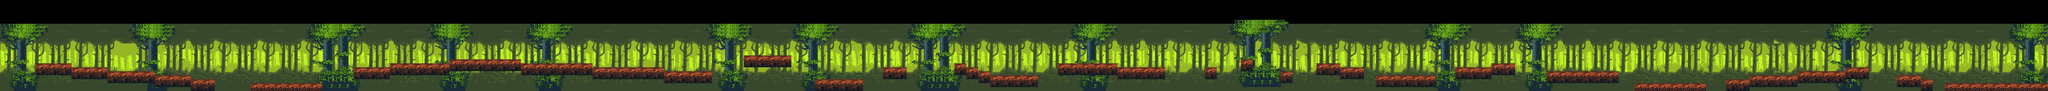

Rendered tile map (Tiled .tmx) drawn with the repository's tilesets; below, a short description and the map source with its tile grids summarised:
An orthogonal 515x23 tile map with 16x16 px tiles, 4 tile layers (Far Background, Tile Layer 2, Foregound, Ground), 5 tilesets and 83 objects (28x Acorn, 9x Snake, Death, Squirrel, top, ...).

<map version="1.9" tiledversion="1.9.1" orientation="orthogonal" renderorder="right-down" width="515" height="23" tilewidth="16" tileheight="16" infinite="0" nextlayerid="14" nextobjectid="304">
 <tileset firstgid="1" source="back.tsx" />
 <tileset firstgid="136" source="far.tsx" />
 <tileset firstgid="301" source="tileset.tsx" />
 <tileset firstgid="364" source="tilesetV2.tsx" />
 <tileset firstgid="427" source="middle.tsx" />
 <layer id="1" name="Far Background" width="515" height="23">
  <data>[11845 cells, 7676 non-empty, 135 distinct tile ids]</data>
 </layer>
 <layer id="2" name="Tile Layer 2" width="515" height="23" locked="1">
  <data>[11845 cells, 8725 non-empty, 165 distinct tile ids]</data>
 </layer>
 <layer id="6" name="Foregound" width="515" height="23">
  <data>[11845 cells, 2743 non-empty, 165 distinct tile ids]</data>
 </layer>
 <objectgroup id="4" name="Collectables">
  <object id="7" name="Acorn" x="1204.67" y="222" />
  <object id="277" name="Acorn" x="1439" y="214" />
  <object id="278" name="Acorn" x="1897" y="190" />
  <object id="279" name="Acorn" x="2353" y="228" />
  <object id="280" name="Acorn" x="2579" y="235" />
  <object id="281" name="Acorn" x="2107" y="223" />
  <object id="282" name="Acorn" x="2837" y="197" />
  <object id="283" name="Acorn" x="3545" y="226" />
  <object id="284" name="Acorn" x="3704" y="197" />
  <object id="285" name="Acorn" x="4155" y="236" />
  <object id="286" name="Acorn" x="4526" y="219" />
  <object id="287" name="Acorn" x="4807" y="211" />
  <object id="288" name="Acorn" x="4933" y="191" />
  <object id="289" name="Acorn" x="5372" y="224" />
  <object id="290" name="Acorn" x="5622" y="254" />
  <object id="291" name="Acorn" x="5531" y="249" />
  <object id="292" name="Acorn" x="5991" y="214" />
  <object id="293" name="Acorn" x="6388" y="250" />
  <object id="294" name="Acorn" x="6573" y="289" />
  <object id="295" name="Acorn" x="6734" y="299" />
  <object id="296" name="Acorn" x="6925" y="263" />
  <object id="297" name="Acorn" x="7401" y="233" />
  <object id="298" name="Acorn" x="7166" y="219" />
  <object id="299" name="Acorn" x="7799" y="296" />
  <object id="300" name="Acorn" x="7663" y="262" />
  <object id="301" name="Acorn" x="880" y="250" />
  <object id="302" name="Acorn" x="636" y="245" />
  <object id="303" name="Acorn" x="282" y="219" />
 </objectgroup>
 <layer id="12" name="Ground" width="515" height="23" offsetx="64" offsety="16">
  <data>[11845 cells, 1170 non-empty, 9 distinct tile ids]</data>
 </layer>
 <objectgroup id="7" name="Death">
  <object id="135" name="Death" x="-105.061" y="362.758" width="9080" height="30" />
 </objectgroup>
 <objectgroup id="9" />
 <objectgroup id="8" name="Player" offsetx="64" offsety="0">
  <object id="36" name="Squirrel" x="126.417" y="200.33" width="27.5" height="25.75" />
 </objectgroup>
 <objectgroup id="11" name="Ground Object">
  <object id="224" name="top" x="32" y="16" width="8250" height="40" />
  <object id="225" name="Bottom" x="39.7171" y="373.76" width="8250" height="40" />
  <object id="226" x="30.1859" y="61.7598" width="109.063" height="349" />
  <object id="227" name="Finish" x="8130.72" y="51.7598" width="112" height="327" />
  <object id="228" x="8258.72" y="90.7598" width="16" height="272" />
  <object id="229" x="32" y="16">
   <polygon points="0,0 0,48 8240,48 8240,0" />
  </object>
  <object id="230" x="144" y="256">
   <polygon points="0,0 144,0 144,48 0,48" />
  </object>
  <object id="231" x="288" y="320">
   <polygon points="0,0 0,-48 144,-48 144,0" />
  </object>
  <object id="232" x="432" y="288">
   <polygon points="0,0 192,0 192,48 0,48" />
  </object>
  <object id="233" x="624" y="304">
   <polygon points="0,0 144,0 144,48 0,48" />
  </object>
  <object id="234" x="768" y="320">
   <polygon points="0,0 96,0 96,48 0,48" />
  </object>
  <object id="244" x="3552" y="272">
   <polygon points="0,0 96,0 96,48 0,48" />
  </object>
  <object id="245" x="3280" y="320">
   <polygon points="0,0 192,0 192,48 0,48" />
  </object>
  <object id="246" x="3184" y="224">
   <polygon points="0,0 0,48 -192,48 -192,0" />
  </object>
  <object id="247" x="3840" y="256">
   <polygon points="0,0 48,0 48,16 48,48 0,48" />
  </object>
  <object id="248" x="3888" y="272">
   <polygon points="0,0 48,0 48,48 0,48 0,16" />
  </object>
  <object id="249" x="3936" y="288">
   <polygon points="0,0 48,0 48,48 0,48" />
  </object>
  <object id="250" x="3984" y="304">
   <polygon points="0,0 192,0 192,48 0,48" />
  </object>
  <object id="251" x="4256" y="256">
   <polygon points="0,0 240,0 240,48 0,48" />
  </object>
  <object id="252" x="4496" y="272">
   <polygon points="0,0 192,0 192,48 0,48" />
  </object>
  <object id="253" x="7824" y="336">
   <polygon points="0,0 432,0 432,48 0,48" />
  </object>
  <object id="254" x="7728" y="320">
   <polygon points="0,0 48,0 48,48 0,48" />
  </object>
  <object id="255" x="7728" y="304">
   <polygon points="0,0 -96,0 -96,48 0,48" />
  </object>
  <object id="256" x="7424" y="272">
   <polygon points="0,0 96,0 96,48 0,48" />
  </object>
  <object id="257" x="7424" y="288">
   <polygon points="0,0 -192,0 -192,48 0,48" />
  </object>
  <object id="258" x="7040" y="304">
   <polygon points="0,0 192,0 192,48 0,48" />
  </object>
  <object id="259" x="7040" y="320">
   <polygon points="0,0 0,48 -96,48 -96,0" />
  </object>
  <object id="260" x="6576" y="336">
   <polygon points="0,0 288,0 288,32 288,48 0,48" />
  </object>
  <object id="261" x="6224" y="288">
   <polygon points="0,0 288,0 288,48 0,48" />
  </object>
  <object id="262" x="6000" y="256">
   <polygon points="0,0 0,48 96,48 96,0" />
  </object>
  <object id="263" x="5856" y="272">
   <polygon points="0,0 144,0 144,48 0,48" />
  </object>
  <object id="264" x="5536" y="304">
   <polygon points="0,0 240,0 240,48 0,48" />
  </object>
  <object id="265" x="5488" y="272">
   <polygon points="0,0 0,48 -96,48 -96,0" />
  </object>
  <object id="266" x="5296" y="256">
   <polygon points="0,0 96,0 96,48 0,48" />
  </object>
  <object id="267" x="5152" y="288">
   <polygon points="0,0 48,0 48,48 0,48" />
  </object>
  <object id="268" x="4992" y="240">
   <polygon points="0,0 48,0 48,48 0,48" />
  </object>
  <object id="269" x="4848" y="272">
   <polygon points="0,0 48,0 48,48 0,48" />
  </object>
  <object id="270" x="2864" y="288">
   <polygon points="0,0 0,48 -192,48 -192,0" />
  </object>
  <object id="271" x="2672" y="272">
   <polygon points="0,0 0,48 -288,48 -288,0" />
  </object>
  <object id="272" x="2096" y="256">
   <polygon points="0,0 288,0 288,48 0,48" />
  </object>
  <object id="273" x="1808" y="240">
   <polygon points="0,0 288,0 288,48 0,48" />
  </object>
  <object id="274" x="1808" y="256">
   <polygon points="0,0 0,48 -240,48 -240,0" />
  </object>
  <object id="275" x="1424" y="272">
   <polygon points="0,0 144,0 144,48 0,48" />
  </object>
  <object id="276" x="1008" y="336">
   <polygon points="0,0 288,0 288,48 0,48" />
  </object>
 </objectgroup>
 <objectgroup id="9" name="Enemies">
  <object id="235" name="Snake" x="6291" y="251" />
  <object id="236" name="Snake" x="5864" y="234" />
  <object id="237" name="Snake" x="7077" y="266" />
  <object id="238" name="Snake" x="7274" y="251" />
  <object id="239" name="Snake" x="7914" y="299" />
  <object id="240" name="Snake" x="463" y="255" />
  <object id="241" name="Snake" x="1677" y="230" />
  <object id="242" name="Snake" x="2188" y="218" />
  <object id="243" name="Snake" x="3332" y="292" />
 </objectgroup>
</map>
